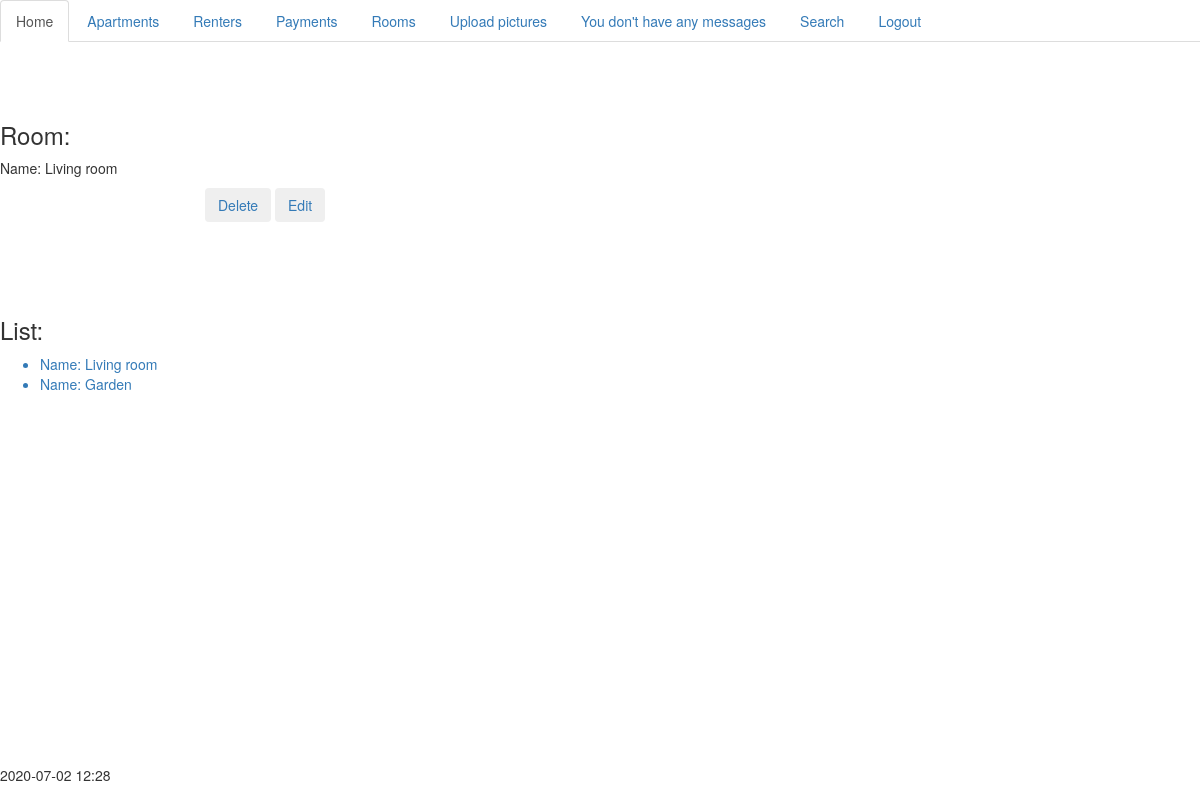
The app's page /rooms/2/ (signed in), older data.
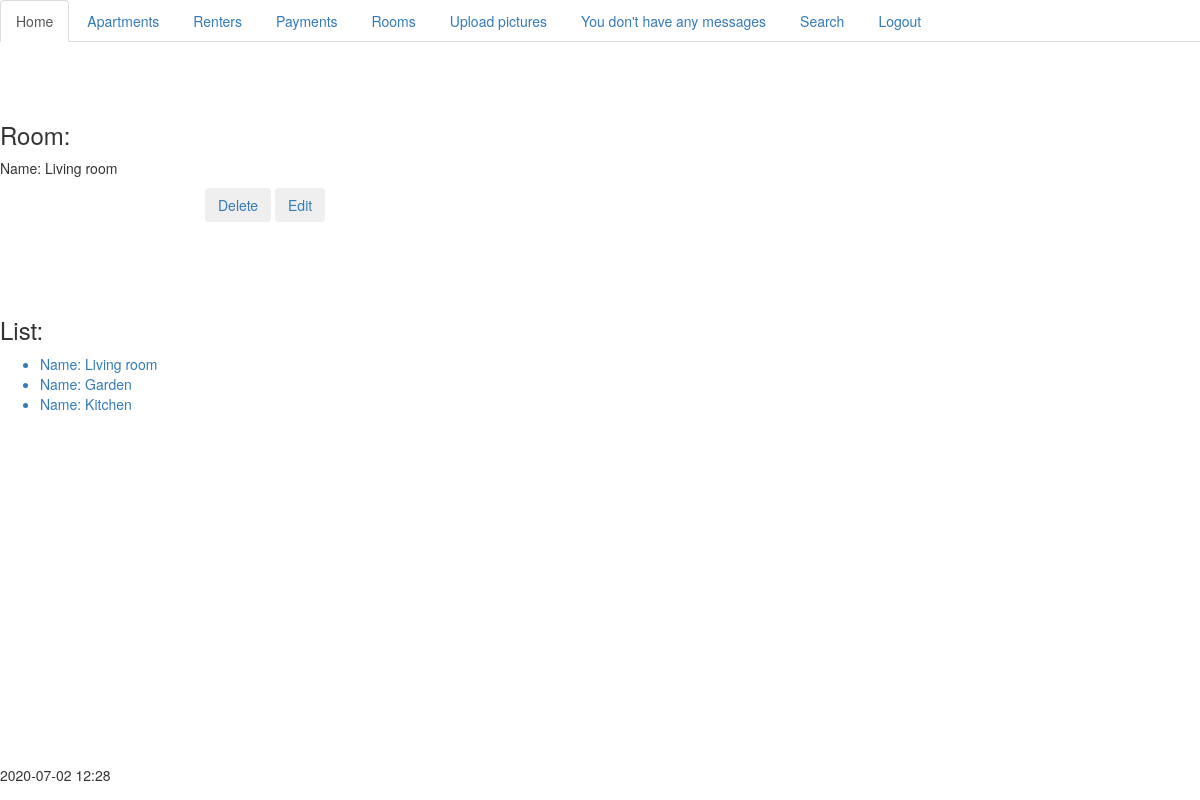
The same page, newer data.
### handling/models.py (models this page shows)
class ApartmentsRooms(models.Model):
    name = models.CharField(max_length=250)
    def __str__(self):
        return f'Name: {self.name}'
    def get_detail_url(self):
        return f'/rooms/{self.id}/'
    def get_edit(self):
        return f'/rooms/edit/{self.id}/'
    def get_delete(self):
        return f'/rooms/delete/{self.id}/'

### handling/views.py (the view)
# urls.py: path('rooms/<int:pk>/', views.RoomsDetailView.as_view(), name='roomsdetail'),
class RoomsDetailView(LoginRequiredMixin,View):
    def get(self,request,pk):
        room = ApartmentsRooms.objects.get(pk=pk)
        rooms = ApartmentsRooms.objects.all()
        return render(request,'details.html',{'object':room,'rm':True,'objects':rooms})

### handling/extra_context.py (called while the page is built)
def get_messages(request):
    if Messages.objects.all():
        return {'mess':'You have messages'}
    else:
        return {'mess': "You don't have any messages"}

### normalview/extra_context.py (called while the page is built)
def show_time(request):
    now = datetime.now()
    two_hours_timezone = datetime.now() + timedelta(hours=2)
    hour = '{:%H:%M}'.format(two_hours_timezone)
    return {'now':now.strftime("%Y-%m-%d"),'hour':hour}

### handling/templates/details.html (shortened to what this page needs)
{% extends 'base.html' %}
{% block content %}
<br><br><br>
{% if rm %}
    <h3>Room: </h3>
    <p>Name: {{ object.name }}</p>
<form class="form-horizontal" >
    <div class="form-group">
      <div class="col-sm-offset-2 col-sm-10">
        <button type="submit" class="btn btn-default" name="usun"><a href="{{ object.get_delete }}">Delete</a></button>
        <button type="submit" class="btn btn-default" name="edytuj"><a href="{{ object.get_edit }}">Edit</a></button>
      </div>
    </div>
</form>
<br>
{% endif %}
<br><br>
{% if objects %}
<h3>List:</h3>
<ul>
{% for object in objects %}
    <a href="{{ object.get_detail_url }}"> <li class="{{ class }}"> {{ object }} {% if object.renters %} -- Rented {% endif %}</li></a>
{% endfor %}
</ul>
{% endif %}
{% endblock %}

Row changes from the older to the newer data that the page shows:
added ApartmentsRooms: name "Name: Kitchen"
